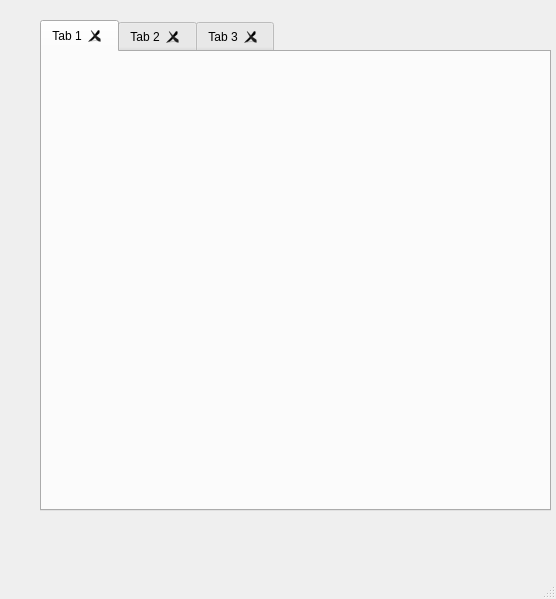
<?xml version="1.0" encoding="UTF-8"?>
<ui version="4.0">
 <class>MainWindow</class>
 <widget class="QMainWindow" name="MainWindow">
  <property name="geometry">
   <rect>
    <x>0</x>
    <y>0</y>
    <width>556</width>
    <height>599</height>
   </rect>
  </property>
  <property name="windowTitle">
   <string>MainWindow</string>
  </property>
  <widget class="QWidget" name="centralwidget">
   <widget class="QTabWidget" name="tabWidget">
    <property name="geometry">
     <rect>
      <x>40</x>
      <y>20</y>
      <width>511</width>
      <height>491</height>
     </rect>
    </property>
    <property name="currentIndex">
     <number>0</number>
    </property>
    <property name="usesScrollButtons">
     <bool>true</bool>
    </property>
    <property name="tabsClosable">
     <bool>true</bool>
    </property>
    <property name="movable">
     <bool>false</bool>
    </property>
    <property name="tabBarAutoHide">
     <bool>false</bool>
    </property>
    <widget class="QWidget" name="tab">
     <attribute name="title">
      <string>Tab 1</string>
     </attribute>
     <widget class="QLabel" name="label">
      <property name="geometry">
       <rect>
        <x>40</x>
        <y>20</y>
        <width>421</width>
        <height>431</height>
       </rect>
      </property>
      <property name="maximumSize">
       <size>
        <width>421</width>
        <height>16777215</height>
       </size>
      </property>
      <property name="text">
       <string/>
      </property>
      <property name="pixmap">
       <pixmap>../../../OpenCV/OpenCV_2025/images/smarties.png</pixmap>
      </property>
     </widget>
    </widget>
    <widget class="QWidget" name="tab_2">
     <attribute name="title">
      <string>Tab 2</string>
     </attribute>
     <widget class="QLabel" name="label_2">
      <property name="geometry">
       <rect>
        <x>67</x>
        <y>95</y>
        <width>331</width>
        <height>151</height>
       </rect>
      </property>
      <property name="sizePolicy">
       <sizepolicy hsizetype="Expanding" vsizetype="Preferred">
        <horstretch>100</horstretch>
        <verstretch>0</verstretch>
       </sizepolicy>
      </property>
      <property name="font">
       <font>
        <pointsize>40</pointsize>
        <bold>true</bold>
       </font>
      </property>
      <property name="text">
       <string>Hello Y'All</string>
      </property>
     </widget>
    </widget>
    <widget class="QWidget" name="tab3">
     <attribute name="title">
      <string>Tab 3</string>
     </attribute>
     <widget class="QLabel" name="label_3">
      <property name="geometry">
       <rect>
        <x>20</x>
        <y>10</y>
        <width>431</width>
        <height>411</height>
       </rect>
      </property>
      <property name="text">
       <string/>
      </property>
      <property name="pixmap">
       <pixmap>../../../../GitHub/Murtaza_OpenCV/thumbnails/4.jpg</pixmap>
      </property>
     </widget>
    </widget>
   </widget>
  </widget>
  <widget class="QMenuBar" name="menubar">
   <property name="geometry">
    <rect>
     <x>0</x>
     <y>0</y>
     <width>556</width>
     <height>24</height>
    </rect>
   </property>
  </widget>
  <widget class="QStatusBar" name="statusbar"/>
 </widget>
 <tabstops>
  <tabstop>tabWidget</tabstop>
 </tabstops>
 <resources/>
 <connections/>
</ui>
